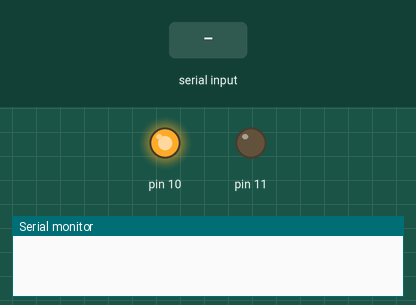
Simulated run of this sketch. Board: Arduino Uno, built with avr-gcc and run on an emulated ATmega328P. Parts: output pins drawn as LEDs (lit = HIGH), the last lines printed to the serial monitor. The inputs (shaded band) are chosen by the test bench.

Above: at 1.2 s.
1.3 s: "1" received over Serial
At 2.1 s:
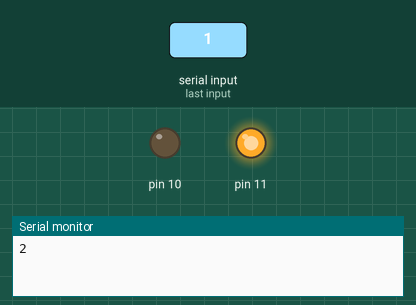
Timing chart, 0 to 20.8 s (numbered marks = the images above; inputs shaded):
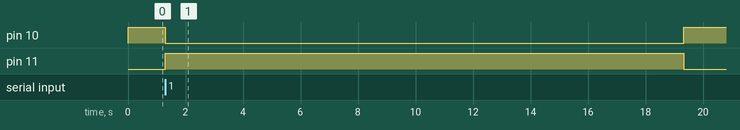

The sketch:

TX.ino
```cpp
// 양방향 통신 차 쪽
// 차에서 응급차량 정보를 보내면 신호등에서 응급차량 정보를 받음
// 정보를 받은 뒤 강화학습을 돌려서 가야할 방향의 신호를 켬
// 신호등에서 차로 방향 정보를 보냄

#include <SoftwareSerial.h>
SoftwareSerial softSerial(2,3);

int rx;
char per[10];
char buff[10];

int i=0;
int a=0;

void setup() {
  Serial.begin(9600);
  softSerial.begin(9600);
  pinMode(10, OUTPUT);
  pinMode(11, OUTPUT);

  //default is receiver
  digitalWrite(11, LOW);
  digitalWrite(10, HIGH);
}


void show(){
  int h = 0;
  for( int j=0 ; j<5; j++ ){
      Serial.print(per[j]);
  }
}

void Send_buff(){
  for( int j=0; j<1; j++){  // 신호등에서 차로 방향 정보 하나만 보내기 때문에!!
    per[j] = buff[j];
    buff[j] = "";
  }
  show();
}


void loop() {
   int j;

   // 응급차량의 정보
   int tx[6];
   tx[0]=2;
   tx[1]=3;
   tx[2]=100;
   tx[3]=1;
   tx[4]=5;
   tx[5]=0;


   // 기본값이 수신 상태, 1을 누르면 증폭기가 꺼지고 송신을 시작한다.
   if(Serial.read()=='1'){ //become TX
    digitalWrite(11, HIGH);
    //delay(2000);
    digitalWrite(10, LOW);

    for(j=0;j<3;j++){ // 응급차량의 정보가 확실히 보내기 위해 총 3번을 보낸다.
      for(int i=0; i<6; i++){ // 응급차량의 정보가 총 6개
        softSerial.write(tx[i]);  // 응급차량의 정보를 보내는 코드
        Serial.println(tx[i]);  // Serial 모니터에서 출력
        delay(1000);
      }
    }
  }

  if(j==3){ //become RX
     digitalWrite(11, LOW);
     digitalWrite(10, HIGH);

     if(softSerial.available()){
       buff[i] = softSerial.read();
       i++;
     }

     if (i==1){
      Send_buff();
      i=0;
    }
  }
}
```

Measured:
- after the input at 1.3 s, pin 10: HIGH → LOW at once, → HIGH 18.0 s later; pin 11: LOW → HIGH at once, → LOW 18.0 s later
